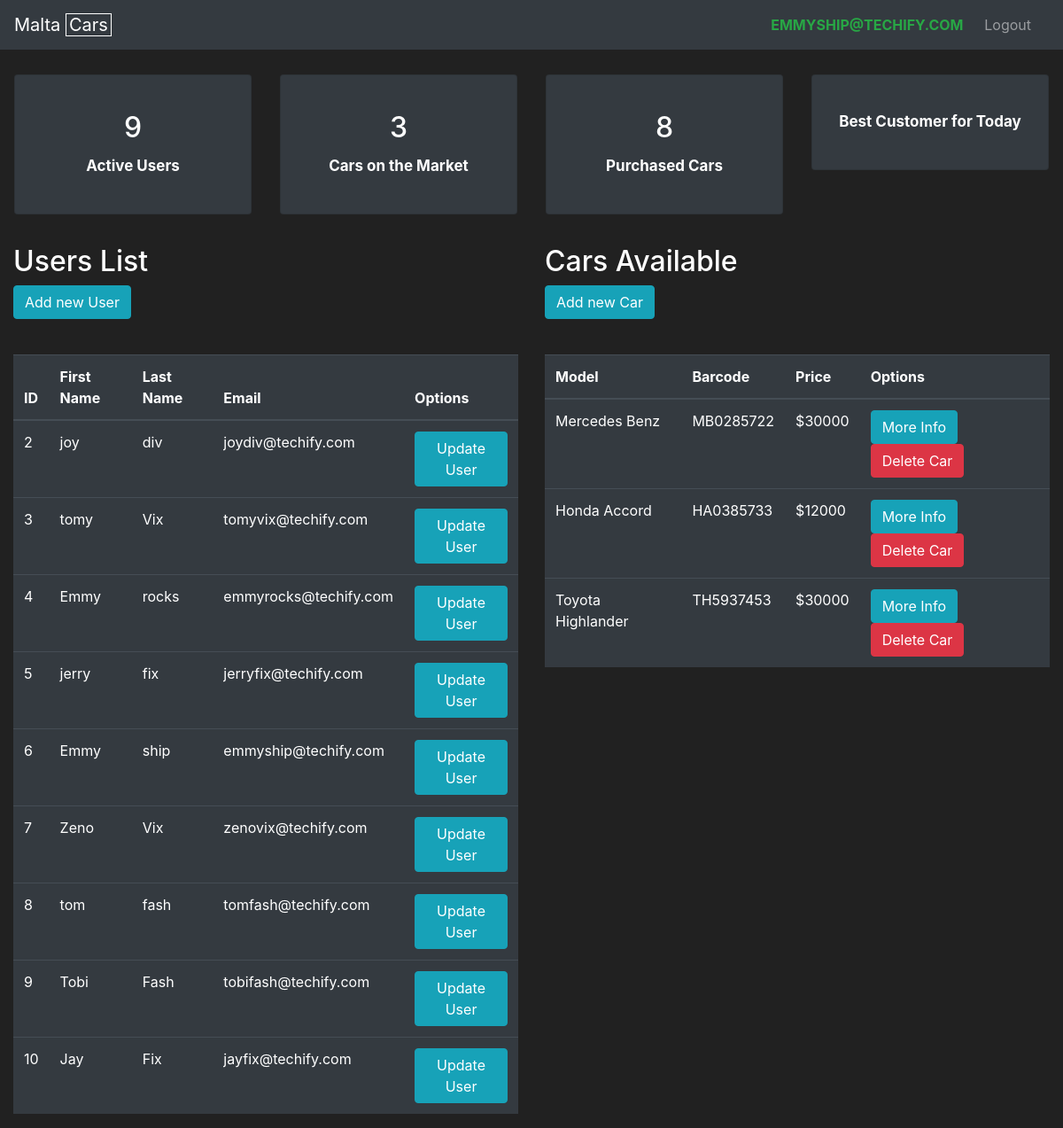
Page /mlt-admin (signed in) on the committed database.
### carMarket/models.py (models this page shows, shortened)
class User(db.Model, UserMixin):
	id = db.Column(db.Integer(), primary_key=True)
	first_name = db.Column(db.String(length=20), nullable=False)
	last_name = db.Column(db.String(length=20), nullable=False)
	email = db.Column(db.String(length=50), nullable=False, unique=True)
	password = db.Column(db.String(length=9), nullable=False, unique=True)
	items = db.relationship('Item', backref='owned_user', lazy=True)

class Item(db.Model):
	model = db.Column(db.String(length=30), nullable=False)
	barcode = db.Column(db.String(length=9), nullable=False, unique= True, primary_key=True)
	description = db.Column(db.String(length=1024), nullable=False)
	price = db.Column(db.Integer(), nullable=False)
	owner = db.Column(db.String(length=50), db.ForeignKey('user.email'))

### carMarket/routes.py (the view, shortened to what this page needs)
@app.route("/mlt-admin", methods=['GET','POST'])
def admin_page():
	form = RegisterItem()
	items = Item.query.filter_by(owner=None)
	all_items = Item.query.all()
	users = User.query.all()
	item_len = 0
	for item in items:
		item_len += 1
	owners_list = []
	for item in all_items:
		owners_list.append(item.owner)
	rank = {}
	for vls in owners_list:
		if vls in rank.keys():
			rank[vls] += 1
		else:
			rank[vls] = 1
	high_score = max(list(rank.values()))
	highest=list(rank.keys())[list(rank.values()).index(high_score)]
	highest_user = User.query.filter_by(id=highest).first()
	user_len = len(users)
	owned_item_len = len(all_items)-item_len
	return render_template('admin.html', items=items, all_items=all_items, users=users,
	 user_len=user_len, item_len=item_len, owned_item_len=owned_item_len, highest_user=highest_user,
	 form=form, high_score=high_score)

### carMarket/models.py (called while the page is built)
@login_manager.user_loader
def load_user(user_id):
	return User.query.get(user_id)

### carMarket/templates/admin.html (shortened to what this page needs)
{% extends 'base.html' %}
{% block body %}
<section class="admin-body" style="margin-top:70px">
	<div class="row">
		<div class="top-facts">
			<div style="margin-bottom: 20px; padding: 20px 0 20px 0;" class="card text-center bg-dark">
				<div class="card-body">
					<h2 class="card-title">{{ user_len }}</h2>
					<p class="card-text"><strong>Active Users</strong></p>
				</div>
			</div>
		</div>
		<div class="top-facts">
			<div style="margin-bottom: 20px; padding: 20px 0 20px 0;" class="card text-center bg-dark">
				<div class="card-body">
					<h2 class="card-title">{{ item_len }}</h2>
					<p class="card-text"><strong>Cars on the Market</strong></p>
				</div>
			</div>
		</div>
		<div class="top-facts">
			<div style="margin-bottom: 20px; padding: 20px 0 20px 0;" class="card text-center bg-dark">
				<div class="card-body">
					<h2 class="card-title">{{ owned_item_len }}</h2>
					<p class="card-text"><strong>Purchased Cars</strong></p>
				</div>
			</div>
		</div>
		<div class="top-facts">
			<div style="margin-bottom: 20px; padding: 20px 0 20px 0;" class="card text-center bg-dark">
				<div class="card-body">
					<p class="card-text"><strong>Best Customer for Today</strong></p>
				</div>
			</div>
		</div>
	</div>
	<div class="row">
		<div class="col-6">
			<h2>Users List</h2>
			<a class="btn btn-outline btn-info" href="{{ url_for('register_page') }}">Add new User</a>
			<br>
			<table class="table table-dark table-hover">
				<thead>
					<tr>
						<th scope="col">ID</th>
						<th scope="col">First Name</th>
						<th scope="col">Last Name</th>
						<th scope="col">Email</th>
						<th scope="col">Options</th>
					</tr>
				</thead>
				<body>
					{% for user in users %}
						<tr>
							<td>{{ user.id }}</td>
							<td>{{ user.first_name }}</td>
							<td>{{ user.last_name }}</td>
							<td>{{ user.email }}</td>
							<td>
								<button class="btn btn-outline btn-info">Update User</button>
							</td>
						</tr>
					{% endfor %}
			</table>
		</div>
		<div class="col-6">
			<h2>Cars Available</h2>
			<button class="btn btn-outline btn-info" onclick="document.getElementById('Modal-CarForm').style.display='block'">Add new Car</button>
			<br>
			<table class="table table-dark table-hover">
				<thead>
					<tr>
						<th scope="col">Model</th>
						<th scope="col">Barcode</th>
						<th scope="col">Price</th>
						<th scope="col">Options</th>
					</tr>
				</thead>
				<body>
					{% for item in items %}
						<tr>
							<td>{{ item.model }}</td>
							<td>{{ item.barcode }}</td>
							<td>${{ item.price }}</td>
							<td>
								<button class="btn btn-outline btn-info" onclick="document.getElementById('Modal-MoreInfo-{{ item.barcode }}').style.display='block'">More Info</button>
								<button class="btn btn-outline btn-danger" onclick="document.getElementById('Modal-MoreInfo-{{ item.barcode }}').style.display='block'">Delete Car</button>
							</td>
						</tr>
					{% endfor %}
			</table>
		</div>
	</div>
</section>
{% endblock %}

### carMarket/templates/base.html (shortened to what this page needs)
<!DOCTYPE html>
<html lang="en">
<head>
	<link rel="stylesheet" href="{{ url_for('static', filename= 'css/bootstrap.css') }}">
</head>
<body>
	<nav style="position:fixed; width:100%; top:0; z-index: 1; overflow:hidden;" class="navbar navbar-expand-nd navbar-dark bg-dark box-shadow" id="navbar">
		<a class="navbar-brand" href="#">Malta <span style="border: 1px solid #FFFFFF; padding: 0 3px 0 3px">Cars</span></a>
		{% if current_user.is_authenticated %}
		<ul class="navbar-nav">
			<li class="nav-item" style="float: right;">
				<a class="nav-link" style="display: inline; color: #28a745; margin-right: 20px; font-weight: bold">
					{{ (current_user.email).upper() }}
				</a>
				<a href="{{ url_for('logout_page') }}" class="nav-link" style="display: inline; margin-right: 20px;">Logout</a>
			</li>
		</ul>
		{% endif %}
	</nav>
    {% block body %} {% endblock %}
</body>
</html>

### carMarket/templates/admin.html (style rules this page uses)
.admin-body { margin: 0 15px 0 15px; }
.top-facts { color: white; float: left; border: none; outline: none; cursor: pointer; padding: 14px 16px; font-size: 17px; width: 25%; }

### carMarket/templates/base.html (style rules this page uses)
body { background-color: #212121; color: white; }

### rows in the picture
User: email "EMMYSHIP@TECHIFY.COM", id "6", first_name "Emmy", last_name "ship", email "emmyship@techify.com"
User: id "2", first_name "joy", last_name "div", email "joydiv@techify.com"
User: id "3", first_name "tomy", last_name "Vix", email "tomyvix@techify.com"
User: id "4", first_name "Emmy", last_name "rocks", email "emmyrocks@techify.com"
User: id "5", first_name "jerry", last_name "fix", email "jerryfix@techify.com"
User: id "7", first_name "Zeno", last_name "Vix", email "zenovix@techify.com"
User: id "8", first_name "tom", last_name "fash", email "tomfash@techify.com"
User: id "9", first_name "Tobi", last_name "Fash", email "tobifash@techify.com"
User: id "10", first_name "Jay", last_name "Fix", email "jayfix@techify.com"
Item: model "Mercedes Benz", barcode "MB0285722", price "30000"
Item: model "Honda Accord", barcode "HA0385733", price "12000"
Item: model "Toyota Highlander", barcode "TH5937453", price "30000"

### other values in the picture
{{ user_len }} "9"
{{ item_len }} "3"
{{ owned_item_len }} "8"
